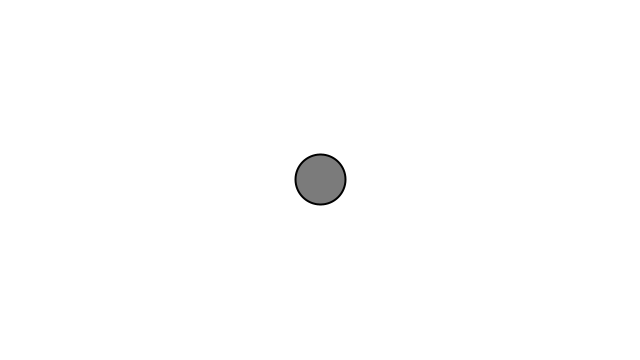
Frame 1 (no input)
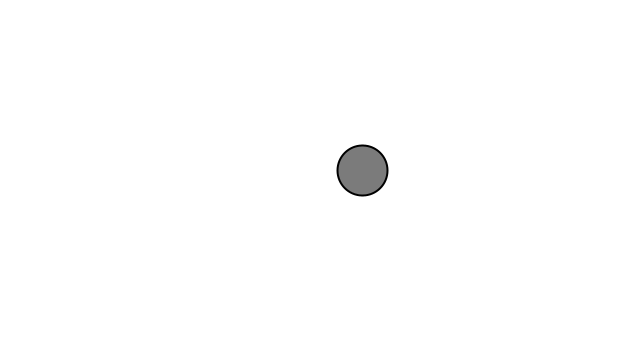
Frame 60 (the mouse pressed at the canvas centre just before this capture)
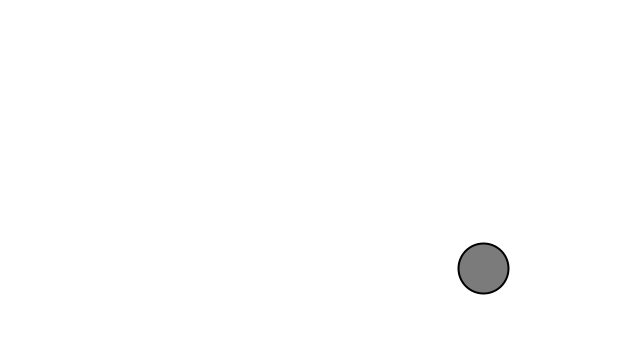
Frame 120 (the mouse held since frame 60 and released just before this capture)

The Processing sketch that drew these frames (run headless with seeded random() and noise(); from frame 60 on, the mouse is pressed at the canvas centre):

// Processing sketch: acceleration01
// ── acceleration01.pde
Mover m;
int bgColor;

void setup() {
  size(640, 360);
  bgColor = 255;
  m = new Mover();
}

void draw() {
  background(bgColor);
  m.update();
  m.edges();
  m.display();
}

// ── Mover.pde
class Mover {
  PVector pos, vel, acc;
  
  Mover() {
    pos = new PVector(width/2,height/2);
    vel = new PVector(0,0);
    acc = new PVector(0,0);
  }
  
  void update() {
    acc = PVector.random2D(); 
    
    vel.add(acc);
    pos.add(vel);
    vel.limit(5);
  }
  
  void edges() {
    if(pos.x > width)    pos.x = 0;
    if(pos.x < 0)        pos.x = width;
    if(pos.y > height)   pos.y = 0;
    if(pos.y < 0)        pos.y = height;
  }
  
  void display() {
    stroke(0);
    strokeWeight(2);
    fill(123);
    ellipse(pos.x,pos.y,50,50);
  }
}
